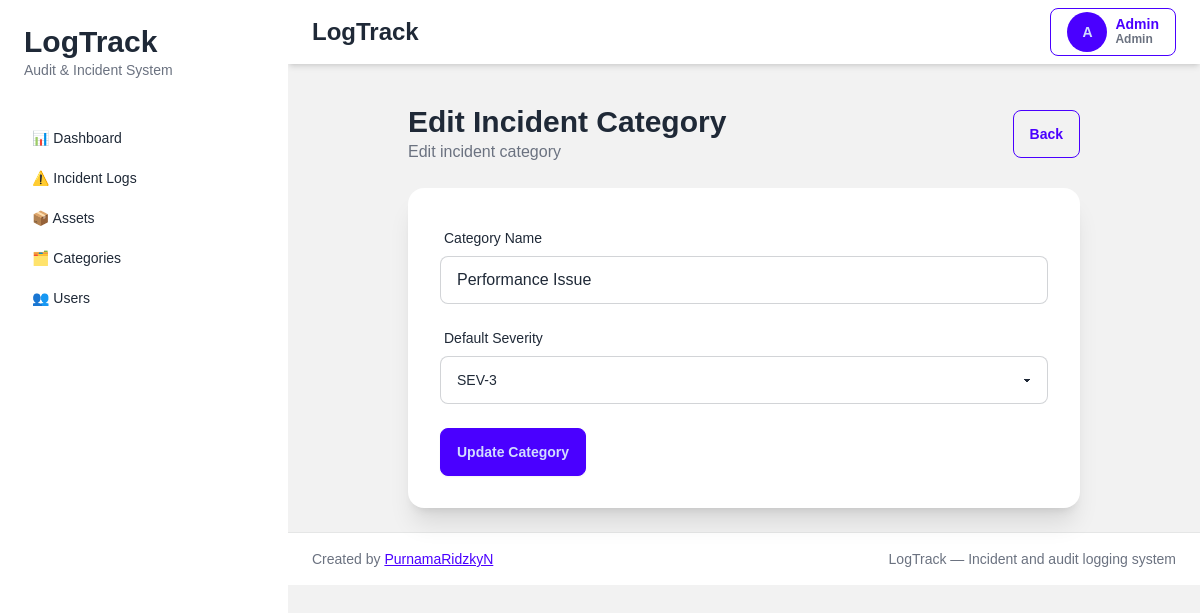
Page /incident_categories/5/edit (signed in) on the earlier database version.
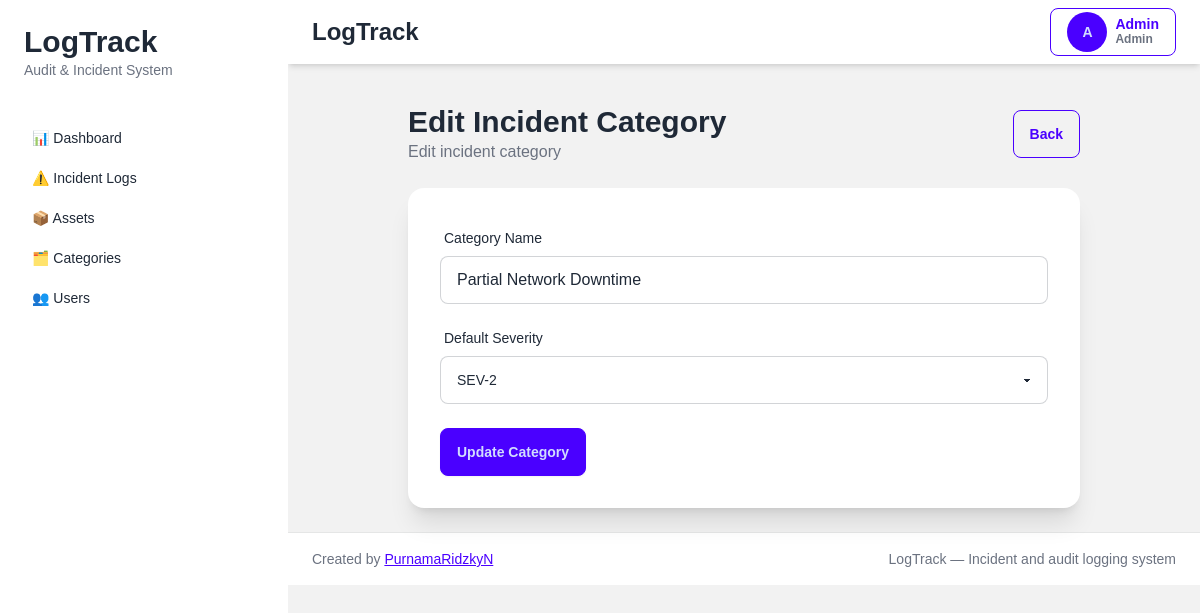
Same page on the later database version.
### tables this page shows
CREATE TABLE incident_categories (

    id INTEGER PRIMARY KEY AUTOINCREMENT,

    category_name VARCHAR(255) NOT NULL,

    default_severity VARCHAR(50) NOT NULL,

    created_at DATETIME,

    updated_at DATETIME,

    is_deleted INTEGER DEFAULT 0
);

### app/controllers/incident_category_controller.py (the view)
def incident_category_edit(id):
    conn = None
    try:
        conn = get_db_connection()
        incident_category = conn.execute("""
            SELECT *
            FROM incident_categories
            WHERE id = ?
        """, (id,)).fetchone()
        if not incident_category:
            flash("Incident Category not found", "error")
            return redirect("/incident_categories")
        return render_template("incident_categories/edit.html", incident_category=incident_category)
    except Exception as e:
        logger.error(f"ERROR EDIT INCIDENT CATEGORY: {e}")
        logger.error(traceback.format_exc())
        flash("Failed to open incident category data", "error")
        return redirect("/incident_categories")
    finally:
        if conn:
            conn.close()

### app/app.py (called while the page is built)
def create_app():
    app = Flask(__name__)
    app.config.from_object(
        "app.config.Config"
    )
    app.add_template_filter(
        timesince,
        "timesince"
    )
    @app.context_processor
    def inject_user():
        return {
            "role": session.get("role"),
            "user_name": session.get("name"),
            "user_id": session.get("user_id")
        }
    from app.routes.web import register_routes
    register_routes(app)
    return app

### app/database/connection.py (called while the page is built)
def get_db_connection():
    conn = sqlite3.connect(
        Config.DATABASE_PATH,
        timeout=30,
        isolation_level=None,
        check_same_thread=False
    )
    conn.row_factory = sqlite3.Row
    conn.execute("PRAGMA foreign_keys = ON")
    conn.execute("PRAGMA journal_mode = WAL")
    return conn

### app/templates/incident_categories/edit.html (shortened to what this page needs)
{% extends "layouts/app.html" %}  {% block content %}
<div class="max-w-2xl mx-auto">
  <div class="flex items-center justify-between mb-6">
    <div>
      <h1 class="text-3xl font-bold">Edit Incident Category</h1>
      <p class="text-gray-500">Edit incident category</p>
    </div>
    <a href="/incident_categories" class="btn btn-outline btn-primary">
    Back
    </a>
  </div>
  <div class="card bg-base-100 shadow-xl">
    <div class="card-body">
      <form
        method="POST"
        action="/incident_categories/{{ incident_category.id }}/update">
        <div class="form-control mb-4">
          <label class="label">
            <span class="label-text">Category Name</span>
          </label>
          <input
            type="text"
            name="category_name"
            value="{{ incident_category.category_name }}"
            class="input input-bordered"
            required />
        </div>
        <div class="form-control mb-6">
          <label class="label">
            <span class="label-text">Default Severity</span>
          </label>
          <select name="default_severity" class="select select-bordered">
            <option
              value="SEV-2"
              {% if incident_category.default_severity == "SEV-2" %}
                selected
              {% endif %}
            >
              SEV-2
            </option>
            <option
              value="SEV-3"
              {% if incident_category.default_severity == "SEV-3" %}
                selected
              {% endif %}
            >
              SEV-3
            </option>
          </select>
        </div>
        <button class="btn btn-primary">Update Category</button>
      </form>
    </div>
  </div>
</div>
{% endblock %}

Differences in the rows shown:
changed incident_categories: category_name "Performance Issue" → "Partial Network Downtime"; default_severity "SEV-3" → "SEV-2"
